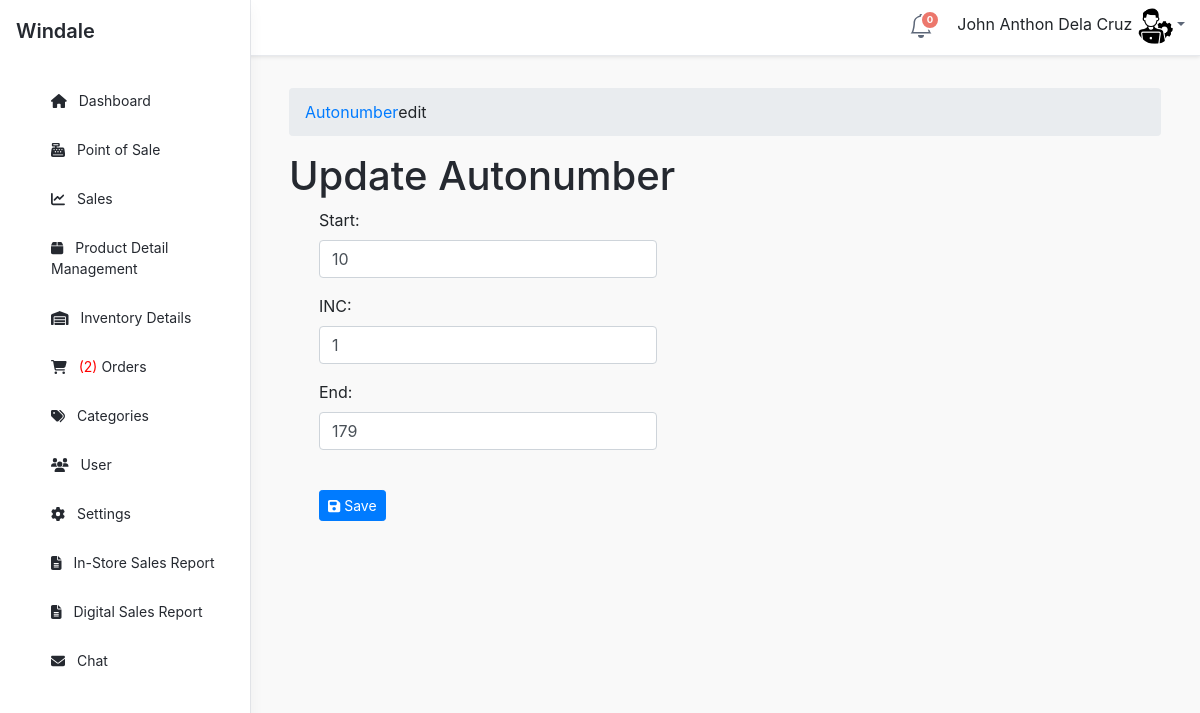
Page /admin/autonumber/index.php?view=edit&id=PROID (signed in) on the committed database.
### tables this page shows
CREATE TABLE `tblautonumber` (
  `ID` int(11) NOT NULL,
  `AUTOSTART` int(250) NOT NULL,
  `AUTOINC` int(11) NOT NULL,
  `AUTOEND` int(11) NOT NULL,
  `AUTOKEY` varchar(12) NOT NULL,
  `AUTONUM` int(250) NOT NULL
);

### admin/autonumber/index.php (called while the page is built, shortened)
<?php
require_once ("../theme/templates.php");
?>

### include/database.php (called while the page is built, shortened)
<?php
class Database {
	var $sql_string = '';
	private $conn;
	public function open_connection() {
		$this->conn = mysqli_connect(server,user,pass);
		if(!$this->conn){
			echo "Problem in database connection! Contact administrator!";
			exit();
		}else{
			$db_select = mysqli_select_db($this->conn,database_name);
		}
	}
	function setQuery($sql='') {
		$this->sql_string=$sql;
	}
	function executeQuery() {
		$result = mysqli_query($this->conn, $this->sql_string);
		return $this->confirm_query($result);
	}
	private function confirm_query($result) {
		return $result;
	}
	function loadSingleResult() {
		$cur = $this->executeQuery();
		while ($row = mysqli_fetch_object($cur)) {
		return $data = $row;
		}
	}
}
$mydb = new Database();
?>

### include/autonumbers.php (called while the page is built, shortened)
<?php
require_once(LIB_PATH.DS.'database.php');
class Autonumber {
	protected static  $tblname = "tblautonumber";
	function single_autonumber($autokey=""){
		global $mydb;
		$mydb->setQuery("SELECT * FROM ".self::$tblname."
			WHERE  AUTOKEY= '{$autokey}' LIMIT 1");
		$cur = $mydb->loadSingleResult();
		return $cur;
	}
}
?>

### admin/autonumber/edit.php (the view, shortened to what this page needs)
<?php
  $AUTOKEY = $_GET['id'];
  $autonumber = New Autonumber();
  $singleauto = $autonumber->single_autonumber($AUTOKEY);
?>
 <form class="form-horizontal span6" action="controller.php?action=edit" method="POST">
            <div class="row">
         <div class="col-lg-12">
            <h1 class="page-header">Update Autonumber</h1>
          </div>
       </div>
                  <div class="form-group">
                    <div class="col-md-8">
                      <label class="col-md-4 control-label" for=
                      "AUTOSTART">Start:</label>
                      <div class="col-md-8">
                         <input class="form-control input-sm" id="AUTOSTART" name="AUTOSTART" placeholder=
                            "Start" type="text" value="<?php  echo $singleauto->AUTOSTART; ?>">
                      </div>
                    </div>
                  </div>
                     <div class="form-group">
                    <div class="col-md-8">
                      <label class="col-md-4 control-label" for=
                      "AUTOINC">INC:</label>
                      <div class="col-md-8">
                         <input class="form-control input-sm" id="AUTOINC" name="AUTOINC" placeholder=
                            "INC" type="text" value="<?php  echo $singleauto->AUTOINC; ?>">
                      </div>
                    </div>
                  </div>
                   <div class="form-group">
                    <div class="col-md-8">
                      <label class="col-md-4 control-label" for=
                      "AUTOEND">End:</label>
                      <div class="col-md-8">
                         <input class="form-control input-sm" id="AUTOEND" name="AUTOEND" placeholder=
                            "End" type="text" value="<?php  echo $singleauto->AUTOEND; ?>">
                      </div>
                    </div>
                  </div>
             <div class="form-group">
                    <div class="col-md-8">
                      <div class="col-md-8">
                      <button class="btn btn-primary btn-sm" name="save" type="submit" ><span class="fa fa-save fw-fa"></span> Save</button>
                      </div>
                    </div>
                  </div>
        <div class="form-group">
                <div class="rows">
                  <div class="col-md-6">
                  </div>
              </div>
              </div>
        </form>
        </div>

### rows in the picture
tblautonumber: AUTOSTART "10", AUTOINC "1", AUTOEND "179"

### other values in the picture
$notificationCount "0"
$_SESSION['U_NAME'] "John Anthon Dela Cruz"
$res "2"
$title "Autonumber"
$header "edit"
